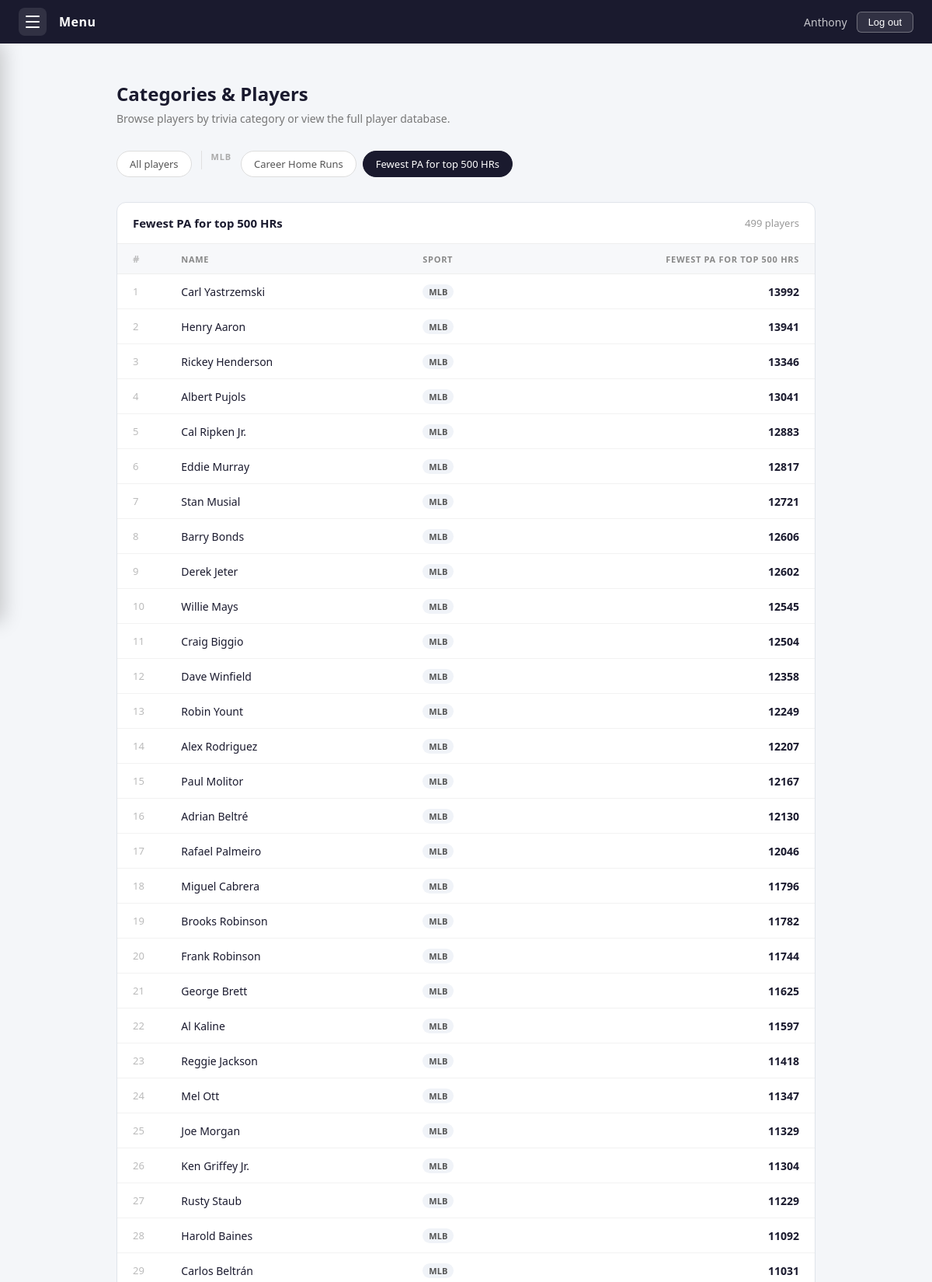
The app's page /categories-and-players/?category=10 (signed in, upper part) with its own data.
### myapp/models.py (models this page shows, shortened)
class TriviaCategory(models.Model):
    SPORT_CHOICES = [
        ('mlb', 'MLB'),
        ('nfl', 'NFL'),
    ]
    sport = models.CharField(max_length=20, choices=SPORT_CHOICES, default='mlb')
    title = models.CharField(max_length=100)
    description = models.TextField()
    stat_code = models.CharField(max_length=50, unique=True)
    recommended_pinpoint = models.IntegerField(null=True, blank=True)
    total_players = models.IntegerField(null=True, blank=True)
    verified = models.BooleanField(default=False)
    players = models.ManyToManyField(Player, blank=True, related_name='trivia_categories')

class Player(models.Model):
    SPORT_CHOICES = [
        ('mlb', 'MLB'),
        ('nfl', 'NFL'),
    ]
    sport = models.CharField(max_length=20, choices=SPORT_CHOICES, default='mlb')
    name = models.CharField(max_length=100)
    stats = models.JSONField(default=dict, blank=True)

### myapp/views.py (the view)
# urls.py: path('categories-and-players/', views.categories_and_players, name='categories_and_players'),
def categories_and_players(request):
    categories = TriviaCategory.objects.all().order_by('sport', 'title')
    selected_category_id = request.GET.get('category', '')
    if selected_category_id == 'all':
        players = Player.objects.all().order_by('name')
        selected_category = None
    elif selected_category_id:
        try:
            selected_category = TriviaCategory.objects.get(id=selected_category_id)
            players = selected_category.players.all()
            players = sorted(players, key=lambda p: p.stats.get(selected_category.stat_code, 0), reverse=True)
        except TriviaCategory.DoesNotExist:
            selected_category = None
            players = []
    else:
        selected_category = None
        players = []
    return render(request, 'myapp/categories_and_players.html', {
        'categories': categories,
        'players': players,
        'selected_category': selected_category,
        'selected_category_id': selected_category_id,
    })

### myapp/templatetags/dict_extras.py (called while the page is built)
@register.filter
def get_item(dictionary, key):
    return dictionary.get(key)

### myapp/templates/myapp/categories_and_players.html (shortened to what this page needs)
{% extends 'myapp/base.html' %}
{% block content %}
{% load dict_extras %}
<div class="cap-page">
   <h1 class="cap-title">Categories & Players</h1>
   <p class="cap-subtitle">Browse players by trivia category or view the full player database.</p>
   <div class="cap-selector">
      <a href="?category=all"
         class="cap-chip {% if selected_category_id == 'all' %}selected{% endif %}">
         All players
      </a>
      {% regroup categories by get_sport_display as sport_groups %}
      {% for group in sport_groups %}
         <span class="cap-group-label">{{ group.grouper }}</span>
         {% for cat in group.list %}
            <a href="?category={{ cat.id }}"
               class="cap-chip {% if selected_category.id == cat.id %}selected{% endif %}">
               {{ cat.title }}
            </a>
         {% endfor %}
      {% endfor %}
   </div>
   {% if selected_category_id %}
   <div class="cap-table-wrap">
      <div class="cap-table-header">
         {% if selected_category %}
            <p class="cap-table-title">{{ selected_category.title }}</p>
            <span class="cap-table-meta">{{ players|length }} player{{ players|length|pluralize }}</span>
         {% else %}
            <p class="cap-table-title">All players</p>
            <span class="cap-table-meta">{{ players|length }} player{{ players|length|pluralize }}</span>
         {% endif %}
      </div>
      {% if players %}
      <table>
         <thead>
            <tr>
               {% if selected_category_id != 'all' %}<th class="rank-cell">#</th>{% endif %}
               <th>Name</th>
               <th>Sport</th>
               {% if selected_category %}
                  <th class="num">{{ selected_category.title }}</th>
               {% else %}
                  <th>Stats</th>
               {% endif %}
            </tr>
         </thead>
         <tbody>
            {% for player in players %}
            <tr>
               {% if selected_category_id != 'all' %}
                  <td class="rank-cell">{{ forloop.counter }}</td>
               {% endif %}
               <td>{{ player.name }}</td>
               <td><span class="sport-badge">{{ player.sport|upper }}</span></td>
               {% if selected_category %}
                  <td class="num">{{ player.stats|get_item:selected_category.stat_code|default:"—" }}</td>
               {% else %}
                  <td class="muted">
                     {% for key, val in player.stats.items %}
                        {{ key }}: {{ val }}{% if not forloop.last %}, {% endif %}
                     {% endfor %}
                  </td>
               {% endif %}
            </tr>
            {% endfor %}
         </tbody>
      </table>
      {% else %}
      <div class="empty-state">
         <svg viewBox="0 0 24 24" width="36" height="36"><path d="M12 2C6.48 2 2 6.48 2 12s4.48 10 10 10 10-4.48 10-10S17.52 2 12 2zm0 18c-4.41 0-8-3.59-8-8s3.59-8 8-8 8 3.59 8 8-3.59 8-8 8zm-1-13h2v6h-2zm0 8h2v2h-2z"/></svg>
         No players found.
      </div>
      {% endif %}
   </div>
   {% else %}
   <div class="empty-state" style="padding:48px 0;">
      <svg viewBox="0 0 24 24" width="36" height="36"><path d="M3 13h2v-2H3v2zm0 4h2v-2H3v2zm0-8h2V7H3v2zm4 4h14v-2H7v2zm0 4h14v-2H7v2zM7 7v2h14V7H7z"/></svg>
      Select a category above to get started.
   </div>
   {% endif %}
</div>
{% endblock %}

### myapp/templates/myapp/base.html (shortened to what this page needs)
<!DOCTYPE html>
<html lang="en">
<head>
</head>
<body data-has-messages="{% if messages %}true{% else %}false{% endif %}">
    <nav class="navbar">
        <div class="navbar-left">
            <button class="hamburger-btn" id="hamburgerBtn" onclick="toggleSidebar()" title="Navigation menu">
                <span></span>
                <span></span>
                <span></span>
            </button>
            <span class="navbar-brand">Menu</span>
        </div>
        <div class="navbar-right">
            {% if user.is_authenticated %}
            <span class="navbar-username">{{ user.first_name|default:user.email }}</span>
            <form method="post" action="{% url 'logout' %}" style="margin:0">
                <button type="submit" class="logout-btn">Log out</button>
            </form>
            {% endif %}
        </div>
    </nav>
    <div class="page-content">
        {% block content %}{% endblock %}
    </div>
</body>
</html>

### myapp/templates/myapp/base.html (style rules this page uses)
* { margin: 0; padding: 0; box-sizing: border-box; }
body { font-family: 'Segoe UI', sans-serif; background: #f4f6f9; color: #1a1a2e; }
.navbar { position: fixed; top: 0; left: 0; right: 0; height: 56px; background: #1a1a2e; display: flex; align-items: center; justify-content: space-between; padding: 0 24px; z-index: 300; }
.navbar-left { display: flex; align-items: center; gap: 16px; }
.navbar-brand { color: #fff; font-weight: 600; font-size: 16px; letter-spacing: 0.5px; }
.navbar-right { display: flex; align-items: center; gap: 12px; }
.navbar-username { color: rgba(255, 255, 255, 0.75); font-size: 14px; }
.hamburger-btn { width: 36px; height: 36px; border-radius: 8px; border: none; background: rgba(255, 255, 255, 0.1); cursor: pointer; display: flex; flex-direction: column; align-items: center; justify-content: center; gap: 5px; transition: background 0.2s; padding: 0; }
.hamburger-btn span { display: block; width: 18px; height: 2px; background: #fff; border-radius: 2px; transition: transform 0.3s, opacity 0.3s, width 0.3s; transform-origin: center; }
.logout-btn { background: rgba(255, 255, 255, 0.1); border: 1.5px solid rgba(255, 255, 255, 0.3); color: #fff; padding: 5px 14px; border-radius: 6px; font-size: 13px; cursor: pointer; transition: background 0.2s; }
.page-content { padding-top: 72px; padding-left: 24px; padding-right: 24px; }

### myapp/templates/myapp/categories_and_players.html (style rules this page uses)
.cap-page { max-width: 900px; margin: 0 auto; padding: 2rem 0 3rem; }
.cap-title { font-size: 24px; font-weight: 600; color: #1a1a2e; margin: 0 0 6px; }
.cap-subtitle { font-size: 14px; color: #777; margin: 0 0 2rem; }
.cap-selector { display: flex; flex-wrap: wrap; gap: 8px; margin-bottom: 2rem; }
.cap-chip { padding: 7px 16px; border-radius: 20px; border: 1px solid #ddd; background: #fff; font-size: 13px; font-weight: 500; color: #555; cursor: pointer; text-decoration: none; transition: border-color 0.15s, background 0.15s, color 0.15s; }
.cap-chip.selected { background: #1a1a2e; border-color: #1a1a2e; color: #fff; }
.cap-group-label { font-size: 11px; font-weight: 600; text-transform: uppercase; letter-spacing: 0.8px; color: #aaa; margin-right: 4px; }
.cap-table-wrap { background: #fff; border-radius: 12px; border: 1px solid #e0e4ea; overflow: hidden; }
.cap-table-header { display: flex; align-items: center; justify-content: space-between; padding: 16px 20px; border-bottom: 1px solid #eee; }
.cap-table-title { font-size: 15px; font-weight: 600; color: #1a1a2e; margin: 0; }
.cap-table-meta { font-size: 13px; color: #999; }
table { width: 100%; border-collapse: collapse; }
thead th { background: #f7f8fa; font-size: 11px; font-weight: 600; text-transform: uppercase; letter-spacing: 0.7px; color: #888; padding: 10px 20px; text-align: left; border-bottom: 1px solid #eee; }
thead th.num { text-align: right; }
tbody tr { border-bottom: 1px solid #f2f2f2; transition: background 0.1s; }
tbody td { padding: 12px 20px; font-size: 14px; color: #1a1a2e; }
tbody td.num { text-align: right; font-weight: 600; color: #1a1a2e; font-variant-numeric: tabular-nums; }
.rank-cell { font-size: 13px; color: #bbb; font-variant-numeric: tabular-nums; width: 40px; }
.sport-badge { display: inline-block; padding: 2px 8px; border-radius: 20px; font-size: 11px; font-weight: 600; background: #f0f3f8; color: #555; }

### records on screen
TriviaCategory: title "Career Home Runs"
TriviaCategory: title "Fewest PA for top 500 HRs", title "FEWEST PA FOR TOP 500 HRS"
Player: name "Carl Yastrzemski", sport "MLB", stats|get_item "13992"
Player: name "Henry Aaron", sport "MLB", stats|get_item "13941"
Player: name "Rickey Henderson", sport "MLB", stats|get_item "13346"
Player: name "Albert Pujols", sport "MLB", stats|get_item "13041"
Player: name "Cal Ripken Jr.", sport "MLB", stats|get_item "12883"
Player: name "Eddie Murray", sport "MLB", stats|get_item "12817"
Player: name "Stan Musial", sport "MLB", stats|get_item "12721"
Player: name "Barry Bonds", sport "MLB", stats|get_item "12606"
Player: name "Derek Jeter", sport "MLB", stats|get_item "12602"
Player: name "Willie Mays", sport "MLB", stats|get_item "12545"
Player: name "Craig Biggio", sport "MLB", stats|get_item "12504"
Player: name "Dave Winfield", sport "MLB", stats|get_item "12358"
Player: name "Robin Yount", sport "MLB", stats|get_item "12249"
Player: name "Alex Rodriguez", sport "MLB", stats|get_item "12207"
Player: name "Paul Molitor", sport "MLB", stats|get_item "12167"
Player: name "Adrian Beltré", sport "MLB", stats|get_item "12130"
Player: name "Rafael Palmeiro", sport "MLB", stats|get_item "12046"
Player: name "Miguel Cabrera", sport "MLB", stats|get_item "11796"
Player: name "Brooks Robinson", sport "MLB", stats|get_item "11782"
Player: name "Frank Robinson", sport "MLB", stats|get_item "11744"
Player: name "George Brett", sport "MLB", stats|get_item "11625"
Player: name "Al Kaline", sport "MLB", stats|get_item "11597"
Player: name "Reggie Jackson", sport "MLB", stats|get_item "11418"
Player: name "Mel Ott", sport "MLB", stats|get_item "11347"
Player: name "Joe Morgan", sport "MLB", stats|get_item "11329"
Player: name "Ken Griffey Jr.", sport "MLB", stats|get_item "11304"
Player: name "Rusty Staub", sport "MLB", stats|get_item "11229"
Player: name "Harold Baines", sport "MLB", stats|get_item "11092"
Player: name "Carlos Beltrán", sport "MLB", stats|get_item "11031"

### other values on screen
{{ user.first_name|default:user.email }} "Anthony"
{{ group.grouper }} "MLB"
{{ players|length }} "499"
